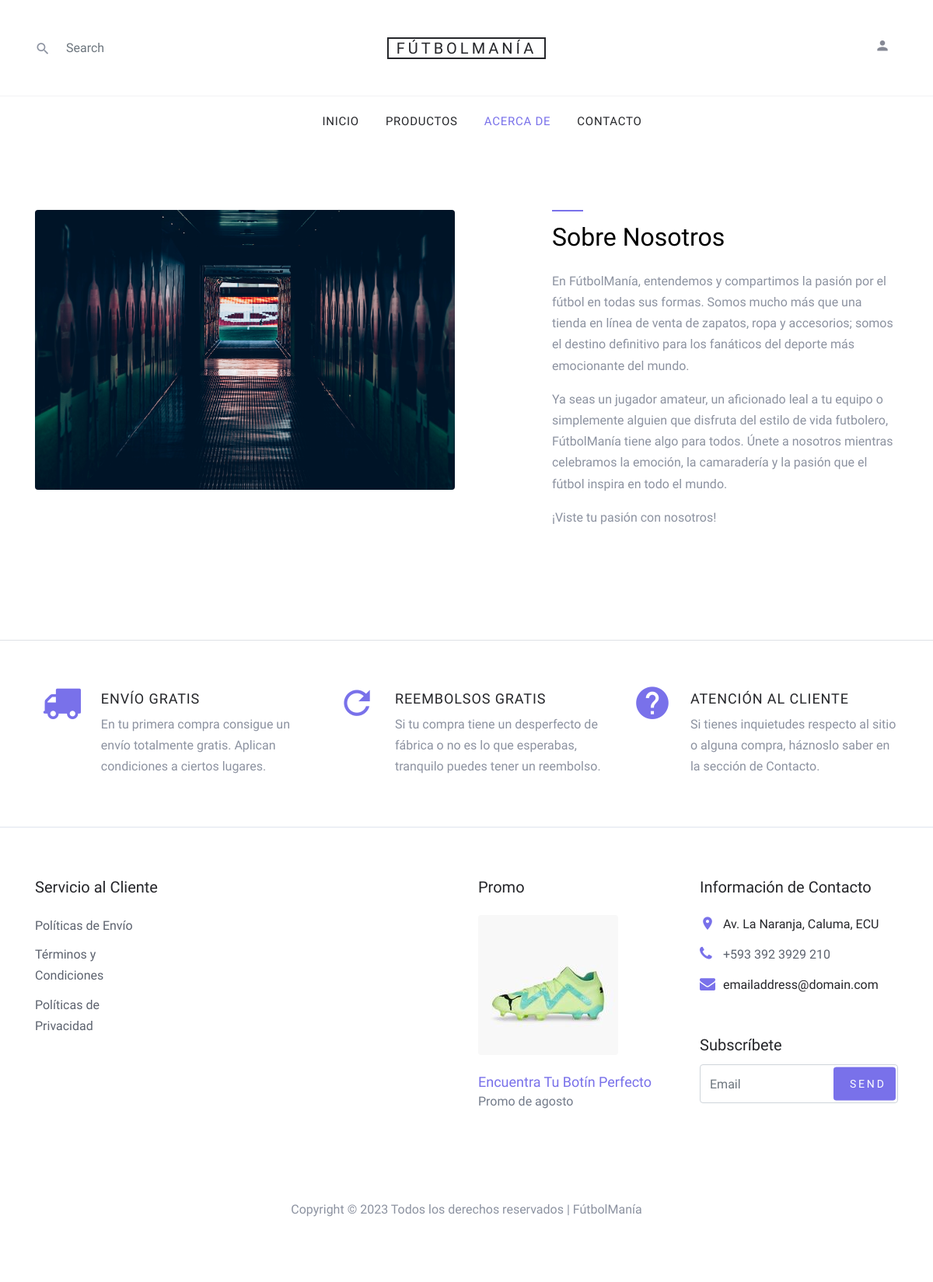
The page /about/ on the database its author committed.
### pages/models.py (models this page shows, shortened)
class Page(models.Model):
    title = models.CharField(max_length=60, verbose_name='Título')
    content = RichTextField(verbose_name='Contenido')
    created = models.DateTimeField(auto_now_add=True, verbose_name='Fecha de creación')
    updated = models.DateTimeField(auto_now=True, verbose_name='Fecha de modificación')
    class Meta:
        verbose_name = 'Página'
        verbose_name_plural = 'Páginas'
        ordering = ['created']

### core/views.py (the view)
# urls.py: path('about/', views.about, name='about'),
def about(request):
    return render(request, 'core/about.html')

### pages/templatetags/pages_secundary.py (called while the page is built)
@register.simple_tag
def get_list_pages():
    pages = Page.objects.all()
    return pages

### core/templates/core/about.html (shortened to what this page needs)
{% extends 'core/index.html' %}
{% load static %}
{% block content %}
<div class="site-section border-bottom" data-aos="fade">
  <div class="container">
    <div class="row mb-5">
      <div class="col-md-6">
        <div class="block-16">
          <figure>
            <img
              src="{% static 'core/images/about.jpg' %}"
              alt="Image placeholder"
              class="img-fluid rounded"
            />
          </figure>
        </div>
      </div>
      <div class="col-md-1"></div>
      <div class="col-md-5">
        <div class="site-section-heading pt-3 mb-4">
          <h2 class="text-black">Sobre Nosotros</h2>
        </div>
        <p>
          En FútbolManía, entendemos y compartimos la pasión por el fútbol en
          todas sus formas. Somos mucho más que una tienda en línea de venta de
          zapatos, ropa y accesorios; somos el destino definitivo para los
          fanáticos del deporte más emocionante del mundo.
        </p>
        <p>
          Ya seas un jugador amateur, un aficionado leal a tu equipo o
          simplemente alguien que disfruta del estilo de vida futbolero,
          FútbolManía tiene algo para todos. Únete a nosotros mientras
          celebramos la emoción, la camaradería y la pasión que el fútbol
          inspira en todo el mundo.
        </p>
        <p>¡Viste tu pasión con nosotros!</p>
      </div>
    </div>
  </div>
</div>
<div class="site-section site-section-sm site-blocks-1">
  <div class="container">
    <div class="row">
      <div
        class="col-md-6 col-lg-4 d-lg-flex mb-4 mb-lg-0 pl-4"
        data-aos="fade-up"
        data-aos-delay=""
      >
        <div class="icon mr-4 align-self-start">
          <span class="icon-truck"></span>
        </div>
        <div class="text">
          <h2 class="text-uppercase">Envío Gratis</h2>
          <p>
            En tu primera compra consigue un envío totalmente gratis. Aplican
            condiciones a ciertos lugares.
          </p>
        </div>
      </div>
      <div
        class="col-md-6 col-lg-4 d-lg-flex mb-4 mb-lg-0 pl-4"
        data-aos="fade-up"
        data-aos-delay="100"
      >
        <div class="icon mr-4 align-self-start">
          <span class="icon-refresh2"></span>
        </div>
        <div class="text">
          <h2 class="text-uppercase">Reembolsos Gratis</h2>
          <p>
            Si tu compra tiene un desperfecto de fábrica o no es lo que
            esperabas, tranquilo puedes tener un reembolso.
          </p>
        </div>
      </div>
      <div
        class="col-md-6 col-lg-4 d-lg-flex mb-4 mb-lg-0 pl-4"
        data-aos="fade-up"
        data-aos-delay="200"
      >
        <div class="icon mr-4 align-self-start">
          <span class="icon-help"></span>
        </div>
        <div class="text">
          <h2 class="text-uppercase">Atención Al Cliente</h2>
          <p>
            Si tienes inquietudes respecto al sitio o alguna compra, háznoslo
            saber en la sección de Contacto.
          </p>
        </div>
      </div>
    </div>
  </div>
</div>
{% endblock %}

### core/templates/core/index.html (shortened to what this page needs)
<!DOCTYPE html>
<html lang="en">
  <head>
    {% load static %}
    <link rel="stylesheet" href="{% static 'core/fonts/icomoon/style.css' %}" />
    <link rel="stylesheet" href="{% static 'core/css/bootstrap.min.css' %}" />
    <link rel="stylesheet" href="{% static 'core/css/magnific-popup.css' %}" />
    <link rel="stylesheet" href="{% static 'core/css/jquery-ui.css' %}" />
    <link
      rel="stylesheet"
      href="{% static 'core/css/owl.carousel.min.css' %}"
    />
    <link
      rel="stylesheet"
      href="{% static 'core/css/owl.theme.default.min.css' %}"
    />
    <link rel="stylesheet" href="{% static 'core/css/aos.css' %}" />
    <link rel="stylesheet" href="{% static 'core/css/style.css' %}" />
  </head>
  <body>
    <div class="site-wrap">
      <header class="site-navbar" role="banner">
        <div class="site-navbar-top">
          <div class="container">
            <div class="row align-items-center">
              <div
                class="col-6 col-md-4 order-2 order-md-1 site-search-icon text-left"
              >
                <form action="" class="site-block-top-search">
                  <span class="icon icon-search2"></span>
                  <input
                    type="text"
                    class="form-control border-0"
                    placeholder="Search"
                  />
                </form>
              </div>
              <div
                class="col-12 mb-3 mb-md-0 col-md-4 order-1 order-md-2 text-center"
              >
                <div class="site-logo">
                  <a href="{% url 'home' %}" class="js-logo-clone"
                    >FútbolManía</a
                  >
                </div>
              </div>
              <div class="col-6 col-md-4 order-3 order-md-3 text-right">
                <div class="site-top-icons">
                  <ul>
                    <li>
                      <a href="http://127.0.0.1:8000/admin/"><span class="icon icon-person"></span></a>
                    </li>
                  </ul>
                </div>
              </div>
            </div>
          </div>
        </div>
        <nav
          class="site-navigation text-right text-md-center"
          role="navigation"
        >
          <div class="container">
            <ul class="site-menu js-clone-nav d-none d-md-block">
              <li class="{% if request.path == '/' %}active{% endif %}">
                <a href="{% url 'home' %}">Inicio</a>
              </li>
              <li
                class="{% if request.path == '/products/' %}active{% endif %}"
              >
                <a href="{% url 'products' %}">Productos</a>
              </li>
              <li class="{% if request.path == '/about/' %}active{% endif %}">
                <a href="{% url 'about' %}">Acerca de</a>
              </li>
              <li class="{% if request.path == '/contact/' %}active{% endif %}">
                <a href="{% url 'contact' %}">Contacto</a>
              </li>
            </ul>
          </div>
        </nav>
      </header>
      {% block content %}{% endblock %}
      <footer class="site-footer border-top">
        <div class="container">
          <div class="row">
            <div class="col-lg-6 mb-5 mb-lg-0">
              <div class="row">
                <div class="col-md-12">
                  <h3 class="footer-heading mb-4">Servicio al Cliente</h3>
                </div>
                <div class="col-md-6 col-lg-4">
                  <ul class="list-unstyled">
                    {% load pages_secundary %}
                    {% get_list_pages as list_pages %}
                    {% for page in list_pages %}
                    <li><a href="{% url 'pages' page.id %}">{{page.title}}</a></li>
                    {% endfor %}
                  </ul>
                </div>
              </div>
            </div>
            <div class="col-md-6 col-lg-3 mb-4 mb-lg-0">
              <h3 class="footer-heading mb-4">Promo</h3>
              <a href="{% url 'products' %}" class="block-6">
                <img
                  src="{% static 'core/images/img_nav.jpg' %}"
                  alt="Image placeholder"
                  class="img-fluid rounded mb-4"
                />
                <h3 class="font-weight-light mb-0">
                  Encuentra Tu Botín Perfecto
                </h3>
                <p>Promo de agosto</p>
              </a>
            </div>
            <div class="col-md-6 col-lg-3">
              <div class="block-5 mb-5">
                <h3 class="footer-heading mb-4">Información de Contacto</h3>
                <ul class="list-unstyled">
                  <li class="address">Av. La Naranja, Caluma, ECU</li>
                  <li class="phone">
                    <a href="tel://23923929210">+593 392 3929 210</a>
                  </li>
                  <li class="email">emailaddress@domain.com</li>
                </ul>
              </div>
              <div class="block-7">
                <form action="#" method="post">
                  <label for="email_subscribe" class="footer-heading"
                    >Subscríbete</label
                  >
                  <div class="form-group">
                    <input
                      type="text"
                      class="form-control py-4"
                      id="email_subscribe"
                      placeholder="Email"
                    />
                    <input
                      type="submit"
                      class="btn btn-sm btn-primary"
                      value="Send"
                    />
                  </div>
                </form>
              </div>
            </div>
          </div>
          <div class="row pt-5 mt-5 text-center">
            <div class="col-md-12">
              <p>
                Copyright &copy;
                Todos los derechos reservados | FútbolManía
              </p>
            </div>
          </div>
        </div>
      </footer>
    </div>
  </body>
</html>

### rows shown on the page
Page: title "Políticas de Envío"
Page: title "Términos y Condiciones"
Page: title "Políticas de Privacidad"
